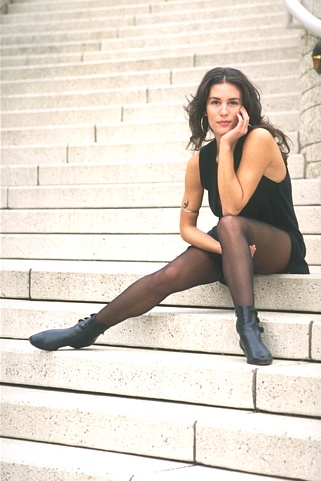
#> input picture Experiments/Image Segmentation exp - v2/Image7/181021.jpg, 321 x 481 px
$ jupyter execute _FCM.ipynb
#> lines starting #> are read from the running program, lines starting #| are printed output that depends on the picture; after the words box and inside, x2 and y2 are one past the last pixel; in counts of white or black regions, pixels touching at a corner belong together; long printed decimals are rounded
### Experiments/Image Segmentation exp - v2/fuzzy_cmeans.py
import numpy as np
from scipy.linalg import norm
from scipy.spatial.distance import cdist


class FCM:
    def __init__(self, n_clusters=4, max_iter=100, m=2, error=1e-6):
        super().__init__()
        self.u, self.centers = None, None
        self.n_clusters = n_clusters
        self.max_iter = max_iter
        self.m = m
        self.error = error

    def fit(self, X):
        N = X.shape[0]
        C = self.n_clusters
        centers = []

        u = np.random.dirichlet(np.ones(C), size=N)

        iteration = 0
        while iteration < self.max_iter:
            u2 = u.copy()

            centers = self.next_centers(X, u)
            u = self.next_u(X, centers)
            iteration += 1

            # Stopping rule
            if norm(u - u2) < self.error:
                break

        self.u = u
        self.centers = centers
        return centers

    def next_centers(self, X, u):
        um = u ** self.m
        return (X.T @ um / np.sum(um, axis=0)).transpose()

    def next_u(self, X, centers):
        return self._predict(X, centers)

    def _predict(self, X, centers):
        power = float(2 / (self.m - 1))
        temp = cdist(X, centers) ** power
        denominator_ = temp.reshape((X.shape[0], 1, -1)).repeat(temp.shape[-1], axis=1)
        denominator_ = temp[:, :, np.newaxis] / denominator_

        return 1 / denominator_.sum(2)

    def predict(self, X):
        if len(X.shape) == 1:
            X = np.expand_dims(X, axis=0)

        u = self._predict(X, self.centers)
        return np.argmax(u, axis=-1)

### Experiments/Image Segmentation exp - v2/Image7/_FCM.ipynb
[cell 1]
import random

import matplotlib.pyplot as plt
import numpy as np
import seaborn as sns
from sklearn.datasets.samples_generator import make_blobs

from fuzzy_cmeans import FCM
np.random.seed(0)

[cell 2]
clusters=2

[cell 3]
import cv2

img = cv2.imread('181021.jpg',0)
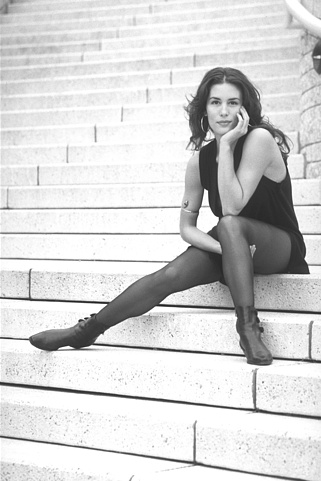
#> img: shape (481, 321); min 24, max 255, mean 212.2
e = cv2.imread('181021.png',0)

ret,e = cv2.threshold(e,100,255,cv2.THRESH_BINARY)
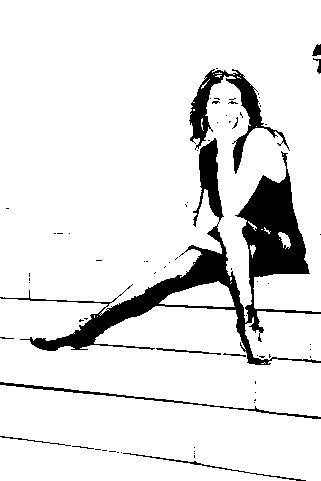
#> e: shape (481, 321); 89.7% white; 71 black regions (60 under 20 px), largest, box (x1, y1, x2, y2) and area: (0, 138, 321, 365) 11969, (189, 69, 290, 174) 2297, (0, 382, 321, 419) 730


height, width = img.shape[0],img.shape[1]
#> height = 481; width = 321
img_list = np.reshape(img, (height*width, 1))

plt.imshow(img, cmap='gray')
plt.show()

plt.imshow(e, cmap='gray')
plt.show()


x=img_list

[cell 4]
def _k_init(X, n_clusters, x_squared_norms, random_state, n_local_trials=None):
    """Init n_clusters seeds according to k-means++
    Parameters
    ----------
    X : array or sparse matrix, shape (n_samples, n_features)
        The data to pick seeds for. To avoid memory copy, the input data
        should be double precision (dtype=np.float64).
    n_clusters : integer
        The number of seeds to choose
    x_squared_norms : array, shape (n_samples,)
        Squared Euclidean norm of each data point.
    random_state : int, RandomState instance
        The generator used to initialize the centers. Use an int to make the
        randomness deterministic.
        See :term:`Glossary <random_state>`.
    n_local_trials : integer, optional
        The number of seeding trials for each center (except the first),
        of which the one reducing inertia the most is greedily chosen.
        Set to None to make the number of trials depend logarithmically
        on the number of seeds (2+log(k)); this is the default.
    Notes
    -----
    Selects initial cluster centers for k-mean clustering in a smart way
    to speed up convergence. see: Arthur, D. and Vassilvitskii, S.
    "k-means++: the advantages of careful seeding". ACM-SIAM symposium
    on Discrete algorithms. 2007
    Version ported from http://www.stanford.edu/~darthur/kMeansppTest.zip,
    which is the implementation used in the aforementioned paper.
    """
#> called with X = array of shape (154401, 1), n_clusters = 2, x_squared_norms = array of shape (154401,)
    n_samples, n_features = X.shape
#> n_samples = 154401; n_features = 1

    centers = np.empty((n_clusters, n_features), dtype=X.dtype)
#> centers = [0, 0]

    assert x_squared_norms is not None, 'x_squared_norms None in _k_init'

    # Set the number of local seeding trials if none is given
    if n_local_trials is None:
        # This is what Arthur/Vassilvitskii tried, but did not report
        # specific results for other than mentioning in the conclusion
        # that it helped.
        n_local_trials = 2 + int(np.log(n_clusters))

    # Pick first center randomly
    center_id = random_state.randint(n_samples)
#> center_id = 121958
    if sp.issparse(X):
        centers[0] = X[center_id].toarray()
    else:
        centers[0] = X[center_id]

    # Initialize list of closest distances and calculate current potential
    closest_dist_sq = euclidean_distances(
        centers[0, np.newaxis], X, Y_norm_squared=x_squared_norms,
        squared=True)
    current_pot = closest_dist_sq.sum()
#> current_pot = 394569943

    # Pick the remaining n_clusters-1 points
    for c in range(1, n_clusters):
        # Choose center candidates by sampling with probability proportional
        # to the squared distance to the closest existing center
        rand_vals = random_state.random_sample(n_local_trials) * current_pot
        candidate_ids = np.searchsorted(stable_cumsum(closest_dist_sq),
                                        rand_vals)

        # Compute distances to center candidates
        distance_to_candidates = euclidean_distances(
            X[candidate_ids], X, Y_norm_squared=x_squared_norms, squared=True)

        # Decide which candidate is the best
        best_candidate = None
        best_pot = None
        best_dist_sq = None
        for trial in range(n_local_trials):
            # Compute potential when including center candidate
            new_dist_sq = np.minimum(closest_dist_sq,
                                     distance_to_candidates[trial])
            new_pot = new_dist_sq.sum()

            # Store result if it is the best local trial so far
            if (best_candidate is None) or (new_pot < best_pot):
                best_candidate = candidate_ids[trial]
                best_pot = new_pot
                best_dist_sq = new_dist_sq

        # Permanently add best center candidate found in local tries
        if sp.issparse(X):
            centers[c] = X[best_candidate].toarray()
        else:
            centers[c] = X[best_candidate]
        current_pot = best_pot
        closest_dist_sq = best_dist_sq
#> this loop made 1 pass
#> (rand_vals, candidate_ids) on pass 1: ([314291920.9, 72377854.6], [102514, 54139])
#> after the loop, centers = [238, 52]

    return centers

[cell 5]
# x_squared_norms = np.row_norms(x, squared=True)

from sklearn.utils.extmath import row_norms
from sklearn.utils.extmath import row_norms, squared_norm, stable_cumsum
import scipy.sparse as sp
from sklearn.metrics.pairwise import euclidean_distances

c = _k_init(x,clusters, row_norms(x, squared=True), np.random.RandomState(seed=42))
#> c = [238, 52]
c
#> Out = [238, 52]

[cell 6]
fuzzy_cmeans2 = FCM(n_clusters=clusters)
fuzzy_cmeans2.centers=c
#> fuzzy_cmeans2.centers = [238, 52]
# gk = GK(number_of_clusters)
fuzzy_cmeans2.fit(x)
#> the loop in fit, `while iteration < self.max_iter:` made 23 passes
#> centers on passes 1 to 12: [212.3, 212.1], [212.6, 211.8], [213.8, 210.6], [217.7, 205.6], [226.7, 186.4], [236.7, 144.6], [240, 112.5], [239.4, 98.43], [238.7, 93.48], [238.5, 91.83], [238.4, 91.3], [238.4, 91.12]
#> after the loop in fit, `while iteration < self.max_iter:`: iteration = 23
#> in fit, `self.u = u`: self.u = 154401 pairs, first value 6.46e-08 to 1, second value 5.64e-06 to 1
#> in fit, `self.centers = centers`: self.centers = [238.3, 91.04]
centers = fuzzy_cmeans2.centers
#> centers = [238.3, 91.04]

# [5 lines of commented-out code are left out]

label=fuzzy_cmeans2.predict(x)
#> in predict, `u = self._predict(X, self.centers)`: u has the same summary as self.u in fit

label.shape
#> Out = (154401,)

[cell 7]
np.unique(label)
ny=label

[cell 8]
print(np.unique(ny))
#| [0 1]
print(ny.shape)
#| (154401,)

# ny[ny==1]=0

index = np.copy(ny)
index = np.reshape(index, (height, width))
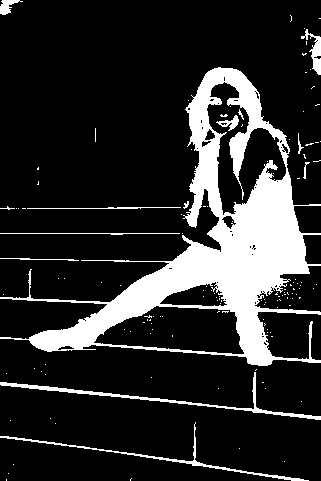
#> index: shape (481, 321) int64; values 0 (black) and 1 (white), 17.1% white; 136 white regions (122 under 20 px), largest, box (x1, y1, x2, y2) and area: (0, 67, 321, 366) 22877, (0, 372, 321, 420) 1131, (0, 422, 309, 481) 795

# axes = plt.gca()
plt.imshow(index, cmap='gray')
plt.xticks([])
plt.yticks([])
plt.grid(False)
plt.show(block=True)

[cell 9]
# ny[ny==1]=0
print(np.unique(ny))
#| [0 1]

print(np.unique(e))
#| [  0 255]

# # print(ny.shape)
# # print(img_list.flatten().shape)

from sklearn.metrics.cluster import adjusted_rand_score
print(adjusted_rand_score(e.flatten(),ny))
#| 0.6521

from sklearn.metrics import mean_squared_error
print(mean_squared_error(e.flatten(),ny))
#| 58306.659

from sklearn.metrics.cluster import normalized_mutual_info_score
print(normalized_mutual_info_score(e.flatten(),ny))
#| 0.5499

[cell 10]
import pandas as pd
test=pd.DataFrame()
test['y']=e.flatten()
test['ny']=ny

import itertools
perm = itertools.permutations(np.unique(test.y))
_totalperm=[]

for i in list(perm):
    _totalperm.append(list(i))


from sklearn import metrics as m
normalized_mutual_info_score1=[]
mean_squared_error1=[]
adjusted_rand_score1=[]
newols=[]
values=[]

for i in range(len(_totalperm)):
    print(i)
    newcolvals=np.zeros((test.shape[0]))
    for j in range(test.shape[0]):
        newcolvals[j]=(_totalperm[i])[test.ny[j]]

    newols.append(newcolvals)
    normalized_mutual_info_score1.append(normalized_mutual_info_score(e.flatten(),newcolvals))
    mean_squared_error1.append(mean_squared_error(e.flatten(),newcolvals))
    adjusted_rand_score1.append(adjusted_rand_score(e.flatten(),newcolvals))
#> after the loop, adjusted_rand_score1 = [0.652, 0.652]; mean_squared_error1 = [60621.1, 4403.9]; newols = 2 items; normalized_mutual_info_score1 = [0.55, 0.55]


print(np.min(mean_squared_error1))
#| 4403.899

mean_squared_error1
#> Out = [60621.1, 4403.9]

$ run again, with Experiments/Image Segmentation exp - v2/Image7/FCM_SegementdIMg.jpg copied over Experiments/Image Segmentation exp - v2/Image7/181021.jpg
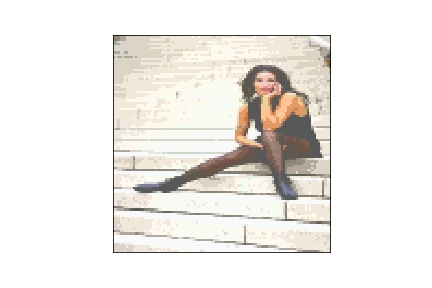
#> input picture Experiments/Image Segmentation exp - v2/Image7/FCM_SegementdIMg.jpg, 432 x 288 px
#> `ret,e = cv2.threshold(e,100,255,cv2.THRESH_BINARY)`:
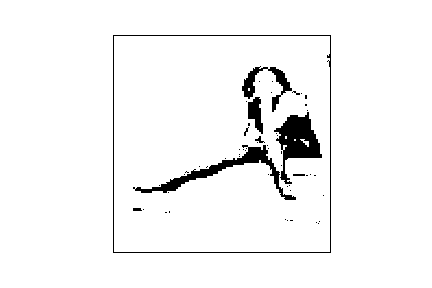
#> e: shape (288, 432); 96% white; 56 black regions (48 under 20 px), largest, box (x1, y1, x2, y2) and area: (274, 112, 322, 184) 1510, (133, 145, 296, 200) 1409, (113, 35, 331, 253) 885
#> current_pot = 128409598
#> the loop in _k_init, `for c in range(1, n_clusters):` made 1 pass
#> (rand_vals, candidate_ids) on pass 1: ([102283764.7, 23554787.6], [78362, 38270])
#> after the loop in _k_init, `for c in range(1, n_clusters):`: centers = [255, 88]
#> the loop in fit, `while iteration < self.max_iter:` made 26 passes
#> centers on passes 1 to 8: [237.5, 237.4], [237.4, 237.4], [237.5, 237.3], [237.9, 236.8], [239.5, 235.2], [244, 228.7], [249.4, 207.2], [251, 176.1]
#> after the loop in fit, `while iteration < self.max_iter:`: iteration = 26
#> self.u = 124416 pairs, first value 0.000198 to 1, second value 1.13e-05 to 1
#> self.centers = [249.5, 110]
#> in predict, `u = self._predict(X, self.centers)`: u has the same summary as self.u in fit
#| [0 1]
#| (124416,)
#> `index = np.reshape(index, (height, width))`:
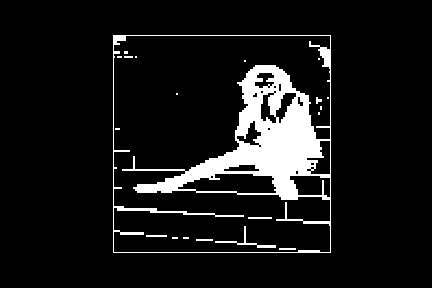
#> index: shape (288, 432) int64; values 0 (black) and 1 (white), 9% white; 20 white regions (13 under 20 px), largest, box (x1, y1, x2, y2) and area: (113, 35, 331, 253) 10676, (215, 226, 276, 248) 175, (248, 217, 272, 219) 48
#| [0 1]
#| [  0 255]
#| 0.5592
#| 62412.108
#| 0.4512
#> after the loop `for i in range(len(_totalperm)):`: adjusted_rand_score1 = [0.559, 0.559]; mean_squared_error1 = [61788.8, 3236.2]; newols = 2 items; normalized_mutual_info_score1 = [0.451, 0.451]
#| 3236.198
#> `mean_squared_error1`: Out = [61788.8, 3236.2]

$ run again, with Experiments/Image Segmentation exp - v2/Image7/FCM_SegementdIMg_error_36.jpg copied over Experiments/Image Segmentation exp - v2/Image7/181021.jpg
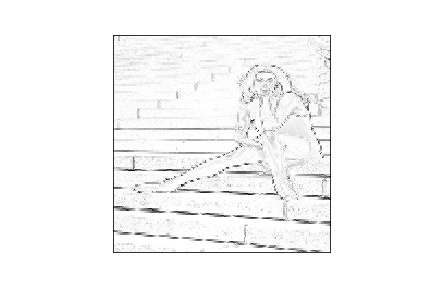
#> input picture Experiments/Image Segmentation exp - v2/Image7/FCM_SegementdIMg_error_36.jpg, 432 x 288 px
#> img is the input picture: shape (288, 432); min 0, max 255, mean 247.3
#> `ret,e = cv2.threshold(e,100,255,cv2.THRESH_BINARY)`:
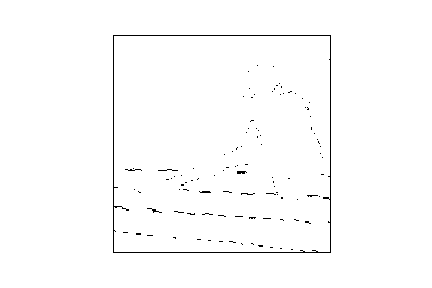
#> e: shape (288, 432); 98.9% white; black in thin lines or dots, all inside (x1, y1, x2, y2) = (113, 35, 331, 253)
#> current_pot = 53530687
#> the loop in _k_init, `for c in range(1, n_clusters):` made 1 pass
#> (rand_vals, candidate_ids) on pass 1: ([42639493.3, 9819390.3], [104225, 21066])
#> after the loop in _k_init, `for c in range(1, n_clusters):`: centers = [255, 42]
#> the loop in fit, `while iteration < self.max_iter:` made 35 passes
#> centers on passes 1 to 8: [247.4, 247.3], [247.6, 247.1], [248.2, 246.4], [249.8, 243.3], [252.2, 231], [253, 213.6], [252.9, 191.2], [252.6, 166.1]
#> after the loop in fit, `while iteration < self.max_iter:`: iteration = 35
#> self.u = 124416 pairs, first value 3.93e-06 to 1, second value 3.68e-06 to 1
#> self.centers = [251.7, 107.7]
#> in predict, `u = self._predict(X, self.centers)`: u has the same summary as self.u in fit
#| [0 1]
#| (124416,)
#> `index = np.reshape(index, (height, width))`:
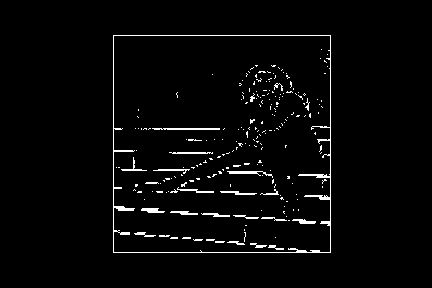
#> index: shape (288, 432) int64; values 0 (black) and 1 (white), 2.8% white in thin lines or dots, all inside (x1, y1, x2, y2) = (113, 35, 331, 253)
#| [0 1]
#| [  0 255]
#| 0.5407
#| 64311.208
#| 0.4381
#> after the loop `for i in range(len(_totalperm)):`: adjusted_rand_score1 = [0.541, 0.541]; mean_squared_error1 = [63906, 1119]; newols = 2 items; normalized_mutual_info_score1 = [0.438, 0.438]
#| 1118.976
#> `mean_squared_error1`: Out = [63906, 1119]
